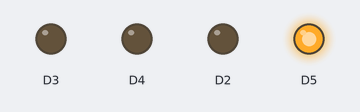
Bench run of a program on a simulated ESP8266 (NodeMCU). Shown: output pins drawn as LEDs (lit = HIGH).

Above: at 0.5 s.
At 1.5 s:
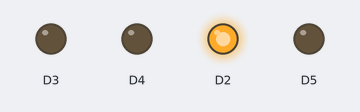
At 2.5 s:
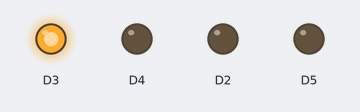
At 3.5 s:
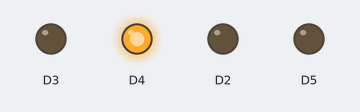
Timing chart, 0 to 5.2 s (numbered marks = the images above):
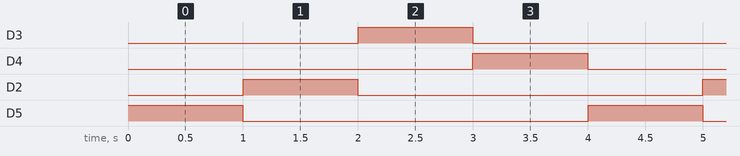

The program:

main.cpp
```cpp
#include <Arduino.h>

const int EXTERNAL_LED_ONE_ON = 1;
const int EXTERNAL_LED_TWO_ON = 2;
const int EXTERNAL_LED_THREE_ON = 3;
const int EXTERNAL_LED_FOUR_ON = 4;
int state;

void setup() {
  Serial.begin(115200);
   pinMode (D5, OUTPUT);
   pinMode (D2, OUTPUT);
   pinMode (D3, OUTPUT);
   pinMode (D4, OUTPUT);
  state = EXTERNAL_LED_ONE_ON;
}

void loop() {
  if (state==EXTERNAL_LED_ONE_ON)
  {
    digitalWrite(D5, 1);
    delay(1000);
    digitalWrite(D5, 0);
    // delay(1000);

    state=EXTERNAL_LED_TWO_ON;
  }
  else if (state==EXTERNAL_LED_TWO_ON)
  {
    digitalWrite(D2, HIGH);
    delay(1000);
    digitalWrite(D2 ,LOW);
    // delay(1000);
    state=EXTERNAL_LED_THREE_ON;
  }
  else if (state==EXTERNAL_LED_THREE_ON)
  {
    digitalWrite(D3, 1);
    delay(1000);
    digitalWrite(D3, 0);
    // delay(1000);

    state=EXTERNAL_LED_FOUR_ON;
  }
  else if (state==EXTERNAL_LED_FOUR_ON)
  {
    digitalWrite(D4, HIGH);
    delay(1000);
    digitalWrite(D4 ,LOW);

    state=EXTERNAL_LED_ONE_ON;
  }


}
```

Measured:
- by itself, D3, D4, D2, D5: alternates HIGH for 1.0 s and LOW for 3.0 s
- by itself, everything shown: repeats every 4.0 s, in 8 steps
